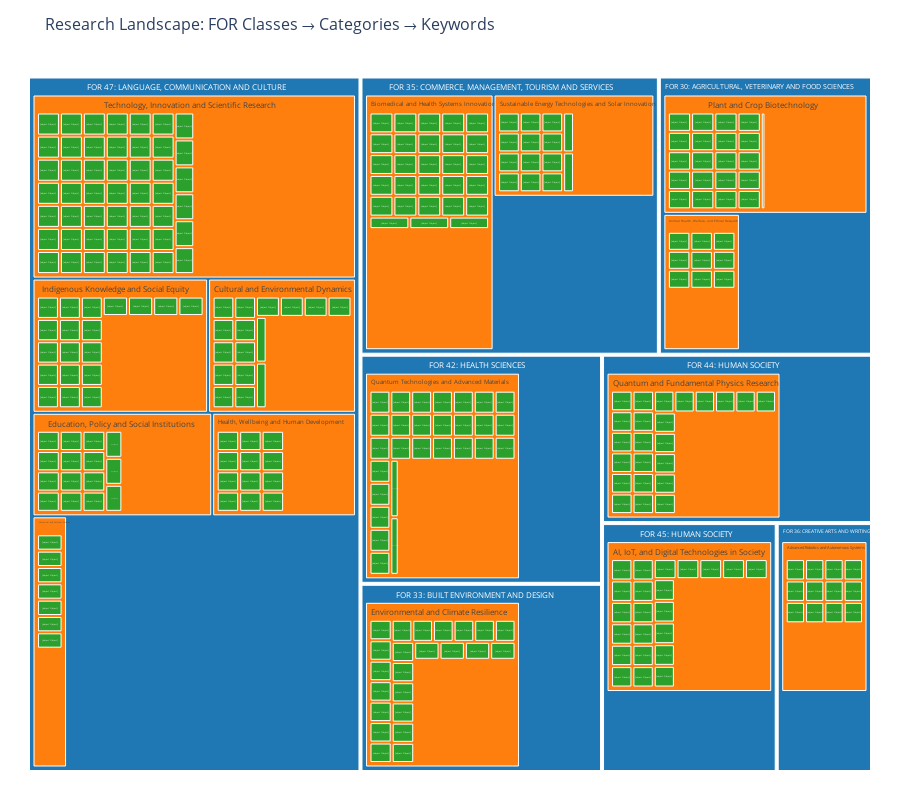

Notebook source saved alongside this figure:
### Code cell
fig = create_research_landscape_treemap()
fig.write_html(FIGURES_DIR / "research_landscape_treemap.html")
fig
